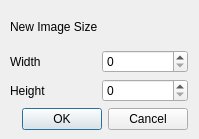
<?xml version="1.0" encoding="UTF-8"?>
<ui version="4.0">
 <class>DialogNew</class>
 <widget class="QDialog" name="DialogNew">
  <property name="geometry">
   <rect>
    <x>0</x>
    <y>0</y>
    <width>199</width>
    <height>139</height>
   </rect>
  </property>
  <property name="windowTitle">
   <string>Dialog</string>
  </property>
  <widget class="QWidget" name="layoutWidget">
   <property name="geometry">
    <rect>
     <x>10</x>
     <y>10</y>
     <width>178</width>
     <height>120</height>
    </rect>
   </property>
   <layout class="QGridLayout" name="gridLayout_2">
    <item row="0" column="0">
     <widget class="QLabel" name="label">
      <property name="text">
       <string>New Image Size</string>
      </property>
     </widget>
    </item>
    <item row="1" column="0">
     <layout class="QGridLayout" name="gridLayout">
      <item row="0" column="0">
       <widget class="QLabel" name="label_2">
        <property name="text">
         <string>Width</string>
        </property>
       </widget>
      </item>
      <item row="1" column="0">
       <widget class="QLabel" name="label_3">
        <property name="text">
         <string>Height</string>
        </property>
       </widget>
      </item>
      <item row="0" column="1">
       <widget class="QSpinBox" name="spinBox">
        <property name="maximum">
         <number>1000</number>
        </property>
       </widget>
      </item>
      <item row="1" column="1">
       <widget class="QSpinBox" name="spinBox_2">
        <property name="maximum">
         <number>1000</number>
        </property>
       </widget>
      </item>
     </layout>
    </item>
    <item row="2" column="0">
     <widget class="QDialogButtonBox" name="buttonBox">
      <property name="orientation">
       <enum>Qt::Horizontal</enum>
      </property>
      <property name="standardButtons">
       <set>QDialogButtonBox::Cancel|QDialogButtonBox::Ok</set>
      </property>
     </widget>
    </item>
   </layout>
  </widget>
 </widget>
 <resources/>
 <connections>
  <connection>
   <sender>buttonBox</sender>
   <signal>accepted()</signal>
   <receiver>DialogNew</receiver>
   <slot>accept()</slot>
   <hints>
    <hint type="sourcelabel">
     <x>248</x>
     <y>254</y>
    </hint>
    <hint type="destinationlabel">
     <x>157</x>
     <y>274</y>
    </hint>
   </hints>
  </connection>
  <connection>
   <sender>buttonBox</sender>
   <signal>rejected()</signal>
   <receiver>DialogNew</receiver>
   <slot>reject()</slot>
   <hints>
    <hint type="sourcelabel">
     <x>316</x>
     <y>260</y>
    </hint>
    <hint type="destinationlabel">
     <x>286</x>
     <y>274</y>
    </hint>
   </hints>
  </connection>
 </connections>
</ui>
